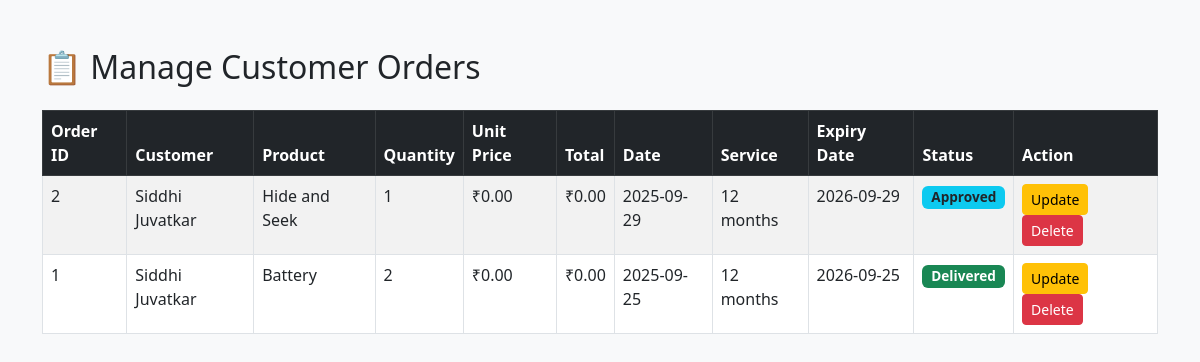
Screenshot of /view_orders.php (signed in) with the database file from the repository.
### tables this page shows
CREATE TABLE `orders` (
  `order_id` int(11) NOT NULL,
  `customer_id` int(11) NOT NULL,
  `product_id` int(11) NOT NULL,
  `quantity` int(11) DEFAULT '1',
  `price` decimal(10,2) NOT NULL,
  `order_date` date NOT NULL,
  `service_start` date DEFAULT NULL,
  `service_expiry` date DEFAULT NULL,
  `status` enum('pending','approved','delivered','cancelled') DEFAULT 'pending'
);

CREATE TABLE `customers` (
  `customer_id` int(11) NOT NULL,
  `first_name` varchar(100) NOT NULL,
  `last_name` varchar(100) NOT NULL,
  `email` varchar(150) NOT NULL,
  `password` varchar(255) NOT NULL,
  `phone` varchar(15) DEFAULT NULL,
  `mobile_no` varchar(15) NOT NULL,
  `address` text,
  `created_at` timestamp NOT NULL DEFAULT CURRENT_TIMESTAMP
);

CREATE TABLE `products` (
  `product_id` int(11) NOT NULL,
  `name` varchar(100) NOT NULL,
  `category` varchar(100) NOT NULL,
  `total_qty` int(11) NOT NULL,
  `sold_qty` int(11) DEFAULT '0',
  `remaining_qty` int(11) DEFAULT '0',
  `created_at` timestamp NOT NULL DEFAULT CURRENT_TIMESTAMP,
  `type` varchar(100) DEFAULT NULL,
  `company` varchar(100) DEFAULT NULL,
  `model_no` varchar(100) DEFAULT NULL,
  `warranty` int(11) DEFAULT NULL,
  `servicing_warranty` int(11) DEFAULT NULL,
  `frequency_service` int(11) DEFAULT NULL,
  `price` decimal(10,2) NOT NULL DEFAULT '0.00'
);

### view_orders.php (the view, shortened to what this page needs)
<?php
include 'db.php';
function col_exists($conn, $table, $col) {
    $res = $conn->query("SHOW COLUMNS FROM `$table` LIKE '".$conn->real_escape_string($col)."'");
    return ($res && $res->num_rows > 0);
}
$select = [
    "o.order_id", "o.order_date", "o.status", "o.quantity", "o.price",
    "c.first_name", "c.last_name", "p.name AS product_name"
];
if (col_exists($conn, 'orders', 'service_start')) {
    $select[] = "o.service_start";
}
if (col_exists($conn, 'orders', 'service_expiry')) {
    $select[] = "o.service_expiry";
}
$select_sql = implode(", ", $select);
$sql = "SELECT $select_sql
        FROM orders o
        JOIN customers c ON o.customer_id = c.customer_id
        JOIN products p ON o.product_id = p.product_id
        ORDER BY o.order_date DESC";
$result = $conn->query($sql);
?>
<!DOCTYPE html>
<html lang="en">
<head>
  <link href="https://cdn.jsdelivr.net/npm/bootstrap@5.3.0/dist/css/bootstrap.min.css" rel="stylesheet">
</head>
<body>
<div class="container mt-5">
  <h2>📋 Manage Customer Orders</h2>
  <div class="table-responsive mt-4">
    <table class="table table-bordered table-striped bg-white">
      <thead class="table-dark">
        <tr>
          <th>Order ID</th>
          <th>Customer</th>
          <th>Product</th>
          <th>Quantity</th>
          <th>Unit Price</th>
          <th>Total</th>
          <th>Date</th>
          <th>Service</th>
          <th>Expiry Date</th>
          <th>Status</th>
          <th>Action</th>
        </tr>
      </thead>
      <tbody>
<?php if ($result->num_rows > 0): ?>
  <?php while ($row = $result->fetch_assoc()): ?>
    <?php
      $status = strtolower($row['status'] ?? '');
      switch ($status) {
        case 'approved':  $status_class = 'bg-info text-dark'; break;
        case 'delivered': $status_class = 'bg-success'; break;
      }
      $price_per_unit = (float)($row['price'] ?? 0);
      $total = ($row['quantity'] ?? 0) * $price_per_unit;
      $display_duration = '—';
      $display_expiry   = '—';
      if (array_key_exists('service_duration', $row) && !is_null($row['service_duration']) && $row['service_duration'] !== '') {
          $display_duration = (int)$row['service_duration'] . ' months';
      } elseif (array_key_exists('service_start', $row) && array_key_exists('service_expiry', $row)
                && !empty($row['service_start']) && !empty($row['service_expiry'])) {
          try {
              $d1 = new DateTime($row['service_start']);
              $d2 = new DateTime($row['service_expiry']);
              $interval = $d1->diff($d2);
              $months = ($interval->y * 12) + $interval->m;
              $display_duration = ($months > 0 ? $months . ' months' : '—');
          } catch (Exception $e) {
              $display_duration = '—';
          }
      }
      if (array_key_exists('service_end_date', $row) && !empty($row['service_end_date'])) {
          $display_expiry = $row['service_end_date'];
      } elseif (array_key_exists('service_expiry', $row) && !empty($row['service_expiry'])) {
          $display_expiry = $row['service_expiry'];
      }
    ?>
    <tr>
      <td><?= htmlspecialchars($row['order_id']) ?></td>
      <td><?= htmlspecialchars(($row['first_name'] ?? '') . ' ' . ($row['last_name'] ?? '')) ?></td>
      <td><?= htmlspecialchars($row['product_name'] ?? '—') ?></td>
      <td><?= htmlspecialchars($row['quantity'] ?? 0) ?></td>
      <td>₹<?= number_format($price_per_unit, 2) ?></td>
      <td>₹<?= number_format($total, 2) ?></td>
      <td><?= htmlspecialchars($row['order_date'] ?? '—') ?></td>
      <td><?= $display_duration ?></td>
      <td><?= $display_expiry ?></td>
      <td><span class="badge <?= $status_class ?>"><?= ucfirst($status) ?></span></td>
      <td>
        <a href="update_order.php?id=<?= urlencode($row['order_id']) ?>" class="btn btn-warning btn-sm">Update</a>
        <a href="delete_order.php?id=<?= urlencode($row['order_id']) ?>" class="btn btn-danger btn-sm" onclick="return confirm('Delete this order?')">Delete</a>
      </td>
    </tr>
  <?php endwhile; ?>
<?php else: ?>
  <tr><td colspan="11" class="text-center">No orders found.</td></tr>
<?php endif; ?>
      </tbody>
    </table>
  </div>
</div>
</body>
</html>

### view_orders.php (style rules this page uses)
body { background:#f8f9fa; }
.badge { font-size:0.85rem; }

### rows the page displays
orders: order_id "2", customer.last_name "Siddhi Juvatkar", product.name "Hide and Seek", quantity "1", price "0.00", order_date "2025-09-29", display_duration "12 months", service_expiry "2026-09-29", status "Approved"
orders: order_id "1", customer.last_name "Siddhi Juvatkar", product.name "Battery", quantity "2", price "0.00", order_date "2025-09-25", display_duration "12 months", service_expiry "2026-09-25", status "Delivered"
